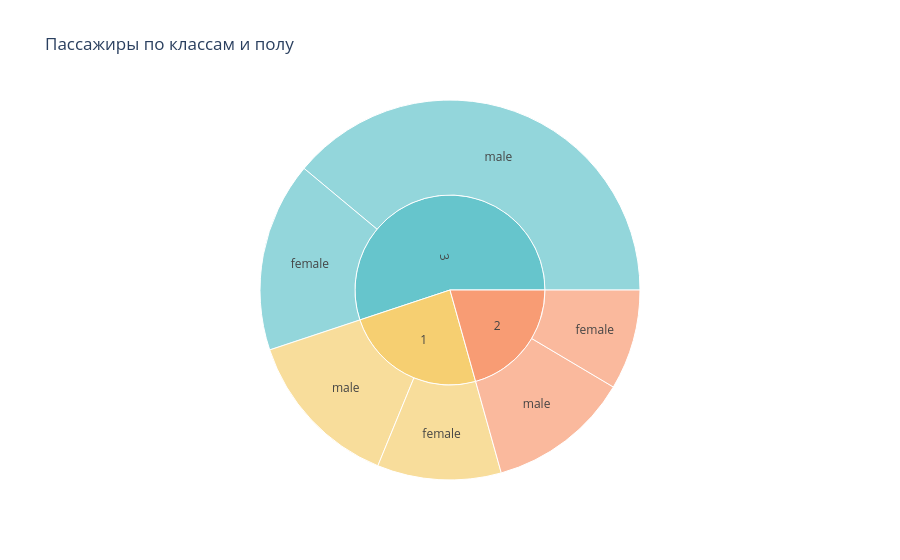

Notebook source saved alongside this figure:
### Markdown cell above
- Постройте интерактивный **sunburst plot** (plotly):
  - первый уровень — количество пассажиров в каждом классе,
  - второй уровень — количество женщин/мужчин в каждом классе  
  — **3 балла**

### Code cell
#интерактивный sunburst plot
sun_df = df.groupby(['Pclass', 'Sex']).size().reset_index(name='count')
fig = px.sunburst(sun_df, path=['Pclass', 'Sex'], values='count', 
                  title='Пассажиры по классам и полу',
                  color_discrete_sequence=px.colors.qualitative.Pastel)
fig.show()

### Figure 1 — Plotly figure (JSON) as saved in the notebook; plotly's stock layout.template omitted (floating-point values rounded to 4 significant figures)
{"data": [{"branchvalues": "total", "domain": {"x": [0, 1], "y": [0, 1]}, "hovertemplate": "labels=%{label}<br>count=%{value}<br>parent=%{parent}<br>id=%{id}<extra></extra>", "ids": ["1/female", "1/male", "2/female", "2/male", "3/female", "3/male", "1", "2", "3"], "labels": ["female", "male", "female", "male", "female", "male", "1", "2", "3"], "name": "", "parents": ["1", "1", "2", "2", "3", "3", "", "", ""], "type": "sunburst", "values": [94.0, 122.0, 76.0, 108.0, 144.0, 347.0, 216.0, 184.0, 491.0]}], "layout": {"legend": {"tracegroupgap": 0}, "sunburstcolorway": ["rgb(102, 197, 204)", "rgb(246, 207, 113)", "rgb(248, 156, 116)", "rgb(220, 176, 242)", "rgb(135, 197, 95)", "rgb(158, 185, 243)", "rgb(254, 136, 177)", "rgb(201, 219, 116)", "rgb(139, 224, 164)", "rgb(180, 151, 231)", "rgb(179, 179, 179)"], "title": {"text": "Пассажиры по классам и полу"}}}
